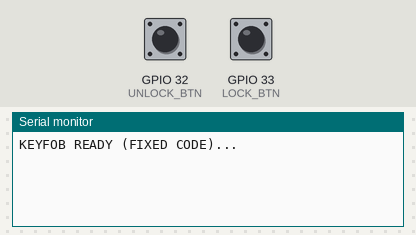
This sketch was run on a simulated ESP32. On the bench: the last lines printed to the serial monitor. The inputs (shaded band) are chosen by the test bench; at power-on: GPIO 32 (UNLOCK_BTN) HIGH, GPIO 33 (LOCK_BTN) HIGH.

Above: at 1.2 s.
1.3 s: GPIO 32 (UNLOCK_BTN) pulled LOW for 0.15 s
At 2.0 s:
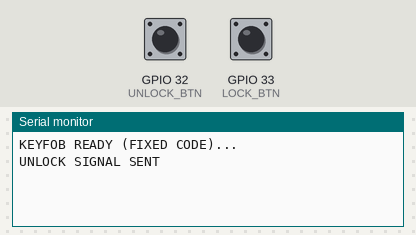
2.9 s: GPIO 33 (LOCK_BTN) pulled LOW for 0.15 s
At 3.4 s:
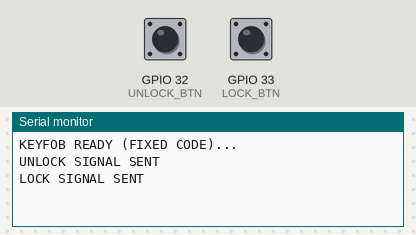

Measured:
- after the input at 1.3 s, the serial monitor: prints a new line at once (image 1)
- after the input at 2.9 s, the serial monitor: prints a new line at once (image 2)

The sketch:

key_new.ino
```cpp
#include <RCSwitch.h>

#define TX_PIN 26
#define UNLOCK_BTN 32
#define LOCK_BTN 33

RCSwitch rc;

const unsigned long KEY_ID = 777;
const unsigned long CODE_UNLOCK = 111111;
const unsigned long CODE_LOCK = 222222;

bool lastUnlockState = HIGH;
bool lastLockState = HIGH;

void setup() {
  Serial.begin(115200);

  pinMode(UNLOCK_BTN, INPUT_PULLUP);
  pinMode(LOCK_BTN, INPUT_PULLUP);

  rc.enableTransmit(TX_PIN);
  rc.setPulseLength(350);
  rc.setRepeatTransmit(10);

  Serial.println("KEYFOB READY (FIXED CODE)...");
}

void loop() {
  bool unlockNow = digitalRead(UNLOCK_BTN);
  bool lockNow = digitalRead(LOCK_BTN);

  if (unlockNow == LOW && lastUnlockState == HIGH && lockNow == HIGH) {
    unsigned long txValue = KEY_ID * 1000000UL + CODE_UNLOCK;
    Serial.println("UNLOCK SIGNAL SENT");
    rc.send(txValue, 30);
  }
  else if (lockNow == LOW && lastLockState == HIGH && unlockNow == HIGH) {
    unsigned long txValue = KEY_ID * 1000000UL + CODE_LOCK;
    Serial.println("LOCK SIGNAL SENT");
    rc.send(txValue, 30);
  }

  lastUnlockState = unlockNow;
  lastLockState = lockNow;

  delay(10);
}
```
